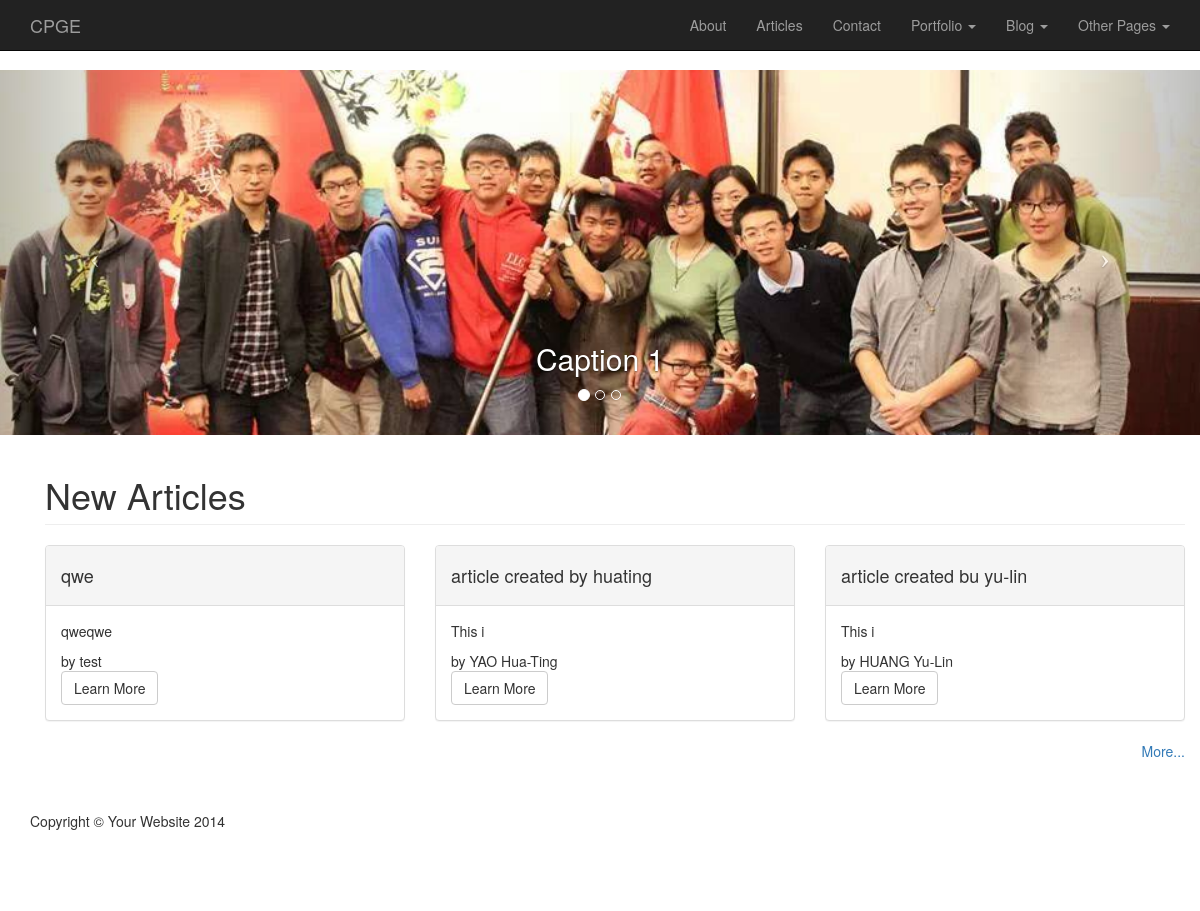
The app's page /, older data.
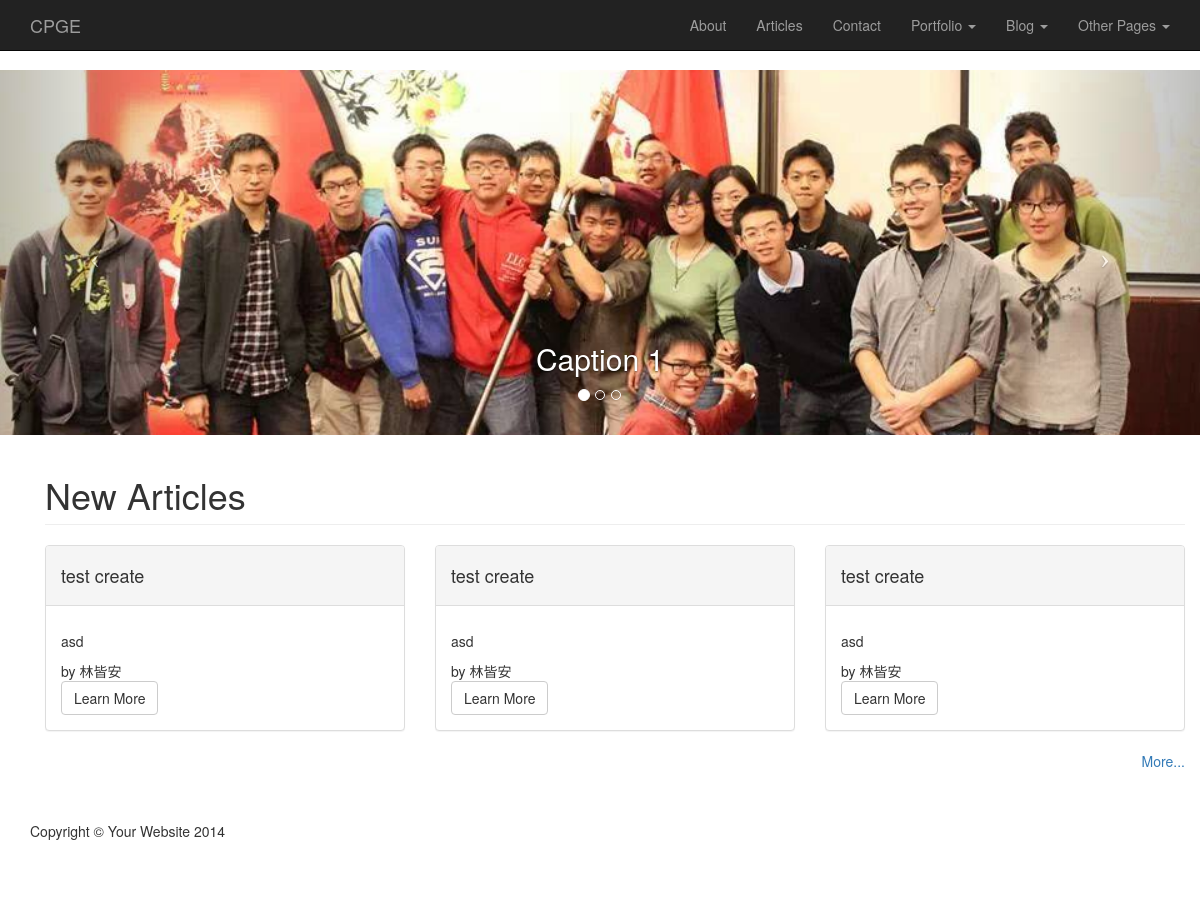
The same page, newer data.
### reco/models.py (models this page shows, shortened)
class Article(models.Model):
    title = models.CharField(max_length=128)
    author = models.ForeignKey(UserProfile)
    content = models.TextField(null=True)
    date = models.DateTimeField(auto_now_add=True, auto_now=False)

class UserProfile(models.Model):
    user = models.OneToOneField(User)
    blog = models.URLField(blank=True)
    name = models.CharField(max_length = 128, blank = True)

### cpge_tw/views.py (the view)
# urls.py: url(r'^$', views.index, name='index'),
def index(request):
    article_list = Article.objects.order_by('-date')[:3]
    for article in article_list:
        article.content = article.content[:6]
    context_dict = {
        'newArticles': article_list
    }
    return render(request, 'cpge_tw/index.html', context_dict)

### templates/cpge_tw/index.html (shortened to what this page needs)
{% extends 'base.html' %}
{% load static %}
{% block photo_block %}
    <header id="myCarousel" class="carousel slide">
        <ol class="carousel-indicators">
            <li data-target="#myCarousel" data-slide-to="0" class="active"></li>
            <li data-target="#myCarousel" data-slide-to="1"></li>
            <li data-target="#myCarousel" data-slide-to="2"></li>
        </ol>
        <div class="carousel-inner">
            <div class="item active">
                <div class="fill" style="background-image:url('{% static 'img/cpge.jpg' %}');"></div>
                <div class="carousel-caption">
                    <h2>Caption 1</h2>
                </div>
            </div>
        </div>
        <a class="left carousel-control" href="#myCarousel" data-slide="prev">
            <span class="icon-prev"></span>
        </a>
        <a class="right carousel-control" href="#myCarousel" data-slide="next">
            <span class="icon-next"></span>
        </a>
    </header>
{% endblock %}
{% block body_block %}
    <div class="container">
        <div class="row">
            <div class="col-lg-12">
                <h1 class="page-header">
                    New Articles
                </h1>
            </div>
            {% if newArticles %}
            	{% for article in newArticles %}
            	    <div class="col-md-4">
                        <div class="panel panel-default">
                            <div class="panel-heading">
                                <h4> {{article.title}}</h4>
                            </div>
                            <div class="panel-body">
                                <p>
                        	    {{article.content|safe}}
                                </p>
                                <div> by {{article.author.name}} </div>
                                <a href="/article/{{article.id}}" class="btn btn-default">Learn More</a>
                            </div>
                        </div>
            	    </div>
            	{% endfor %}
            {% endif %}
        </div>
        <div>
            <a href="/articlelist" class="pull-right">More...</a>
        </div>
    </div>
{% endblock %}

Row changes from the older to the newer data that the page shows:
no longer on this page (row unchanged): Article: title "qwe", content "qweqwe", author.name "test"
no longer on this page (row unchanged): Article: title "article created by huating", content "This i", author.name "YAO Hua-Ting"
no longer on this page (row edited): Article: title "article created bu yu-lin", content "This i", author.name "HUANG Yu-Lin"
added Article: title "test create", content "asd", author.name "林皆安"
added Article: title "test create", content "asd", author.name "林皆安"
added Article: title "test create", content "asd", author.name "林皆安"
